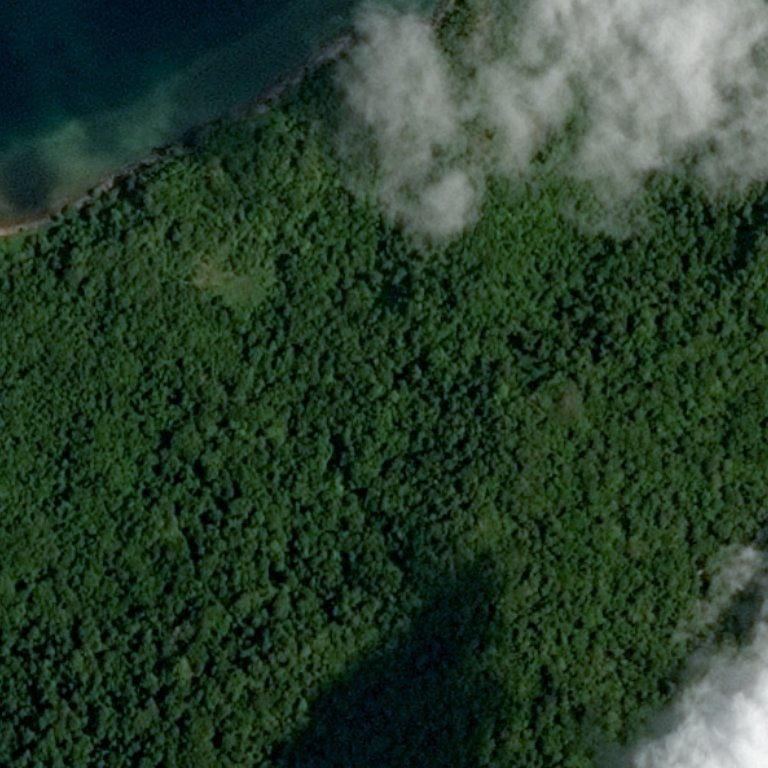
#> input picture Project_2_blending_obj_search/desert_forest/test_image_03.jpg, 768 x 768 px; the run also reads 1 picture not shown here
$ jupyter execute --allow-errors Project_2.ipynb
#> lines starting #> are read from the running program, lines starting #| are printed output that depends on the picture
# Задача №1 - Лес или пустыня?

Часто при анализе изображений местности необходимо понять ее характер. В частности, если определить, что на изображении преобладет вода, то имеет смысл искать корабли на таком изображении. Если на картинке густой лес, то, возможно, это не лучшая зона для посадки дрона или беспилотника.

Задача - написать программу, которая будет отличать лес от пустыни.

Примеры изображений:
<table><tr>
    <td>  </td>
    <td>  </td>
</tr></table>

[cell 1]
import cv2
import numpy as np
import matplotlib.pyplot as plt
import os

[cell 2]
img_1 = cv2.imread('desert_forest/test_image_03.jpg')
#> img_1 is the input picture: shape (768, 768, 3); mean B, G, R 44.3, 62.5, 41.4
img_2 = cv2.imread('desert_forest/test_image_10.jpg')
image_1 = cv2.cvtColor(img_1.copy(), cv2.COLOR_BGR2RGB)
image_2 = cv2.cvtColor(img_2.copy(), cv2.COLOR_BGR2RGB)

# grayscale
gray_1 = cv2.cvtColor(image_1.copy(), cv2.COLOR_RGB2GRAY)
gray_2 = cv2.cvtColor(image_2.copy(), cv2.COLOR_RGB2GRAY)

## Гистограммы

### Посмотрим для начала на метод анализа изображения через Гимстограммы ###

Так что такое гистограмма? Можно рассматривать гистограмму как график, который дает общее представление о распределении интенсивности изображения. Это график со значениями пикселей (от $0$ до $255$, не всегда) по оси $X$ и соответствующим количеством пикселей в изображении по оси $Y$.

Это просто еще один способ понять образ. Глядя на гистограмму изображения, мы получам представление о контрасте, яркости, распределении интенсивности и т.д. этого изображения. Почти все инструменты обработки изображений сегодня предоставляют функции на гистограмме.

Можно увидеть изображение и его гистограмму. Примечание: эта гистограмма нарисована для изображения в оттенках серого, а не для цветного изображения. Левая область гистограммы показывает количество темных пикселей на изображении, а правая область показывает количество ярких пикселей. На гистограмме видно, что темная область больше, чем яркая, а количество полутонов (значения пикселей в среднем диапазоне, скажем, около $127$) намного меньше, чем остального.

[cell 3]
plt.figure(figsize=(8 ,6), constrained_layout=True)

plt.subplot(221)
plt.imshow(image_1)
plt.title('Исходное изображение forest'), plt.axis('off')

plt.subplot(222)
hist, bins = np.histogram(image_1.ravel(), 256, [0, 256])
#> hist = 256 values, max 60212 at index 0, min 0 at index 249, mean 6912; bins = 257 values from 0 to 256
plt.plot(hist, color='r')
print(np.argmax(hist))
#| 0
plt.title('Гистограмма освещенности зеленого канала forest')

plt.subplot(223)
plt.imshow(image_2)
plt.title('Исходное изображение desert'), plt.axis('off')

plt.subplot(224)
hist, bins = np.histogram(image_2.ravel(), 256, [0, 256])
#> hist = 256 values, max 36796 at index 144, min 0 at index 243, mean 6912
plt.plot(hist, color='r')
print(np.argmax(hist))
#| 144
plt.title('Гистограмма освещенности зеленого канала desert')


plt.show()
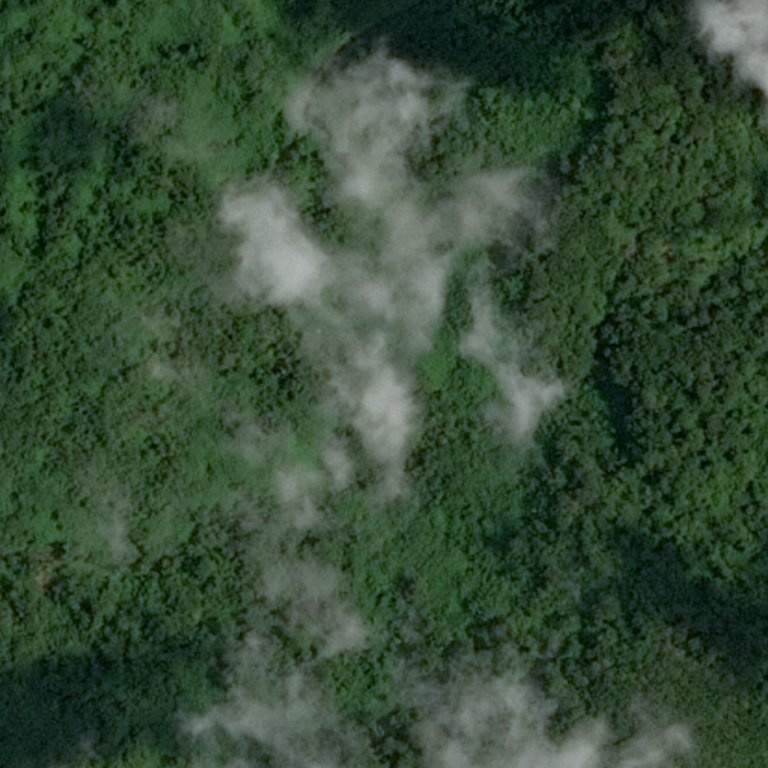
#> input picture Project_2_blending_obj_search/desert_forest/test_image_00.jpg, 768 x 768 px
#> further down, img is the input picture: shape (768, 768, 3); mean B, G, R 54, 75.5, 54

[cell 4]
def forest_vs_desert(image):
    hist, _ = np.histogram(image.ravel(), 256, [0, 256])
    if np.argmax(hist) < 70:
        return 'It is a forest'
    else:
        return 'It is a desert'

[cell 5]
folder_path = "desert_forest"
numbers = [f"{i:02}" for i in range(17)]

fig, axes = plt.subplots(4, 4, figsize=(10, 10))

#> (the rest of this cell did not finish here and is left out)

#> in forest_vs_desert, `hist, _ = np.histogram(image.ravel(), 256, [0, 256])`: hist = 256 values, max 25794 at index 52, min 0 at index 183, mean 6912
    ax.axis('off')

plt.tight_layout()
plt.show()

# Задача №2 - Реализовать Image-blending на основе сшивки по градиентам

Задача - взять фото двух лиц, и с помощью метода Poisson image editing совместить глаза, нос и рот с первого изображения со вторым. Суть в том, что при использовании такого метода границы совмещенного изображения не видны.

Статья, где описан метод

Patrick Pérez, Michel Gangnet, and Andrew Blake. 2003. Poisson image editing. ACM Trans. Graph. 22, 3 (July 2003), 313–318. https://doi.org/10.1145/882262.882269

Пример такого совмещения:

[cell 6]
source = cv2.imread('blending/blending_1.jpg')
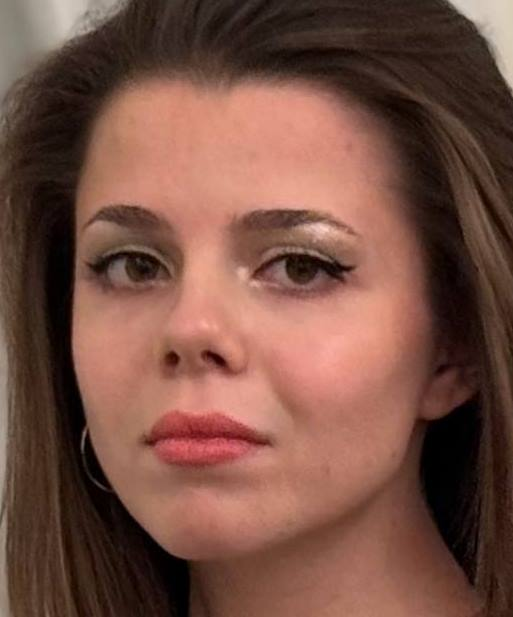
#> input picture Project_2_blending_obj_search/blending/blending_1.jpg, 513 x 617 px
#> source is the input picture: shape (617, 513, 3); mean B, G, R 67.1, 79.5, 118.7
target = cv2.imread('blending/blending_2.jpg')
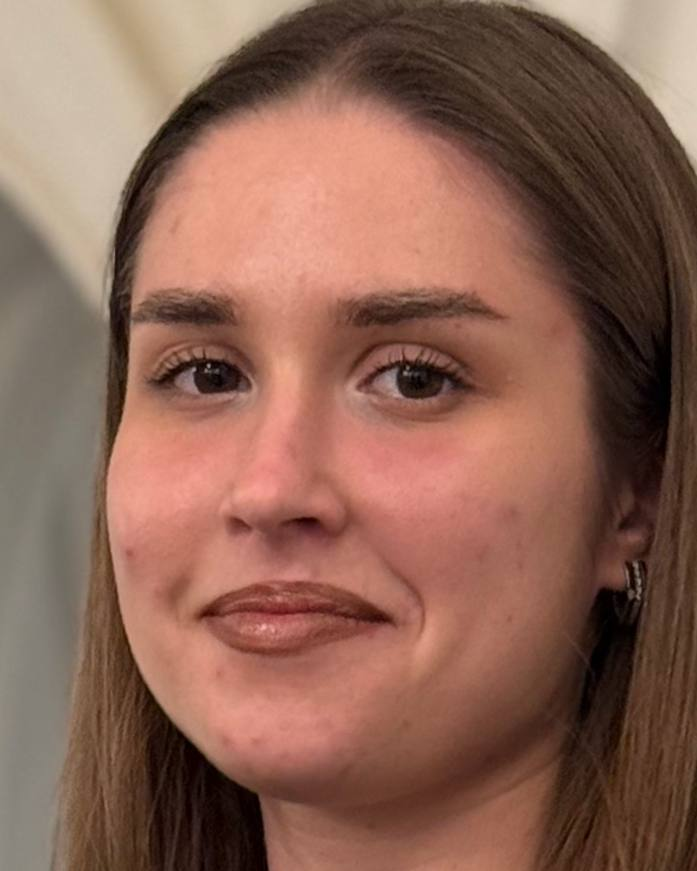
#> input picture Project_2_blending_obj_search/blending/blending_2.jpg, 697 x 871 px
#> target is the input picture: shape (871, 697, 3); mean B, G, R 83.7, 99, 139.1
mask = cv2.imread('blending/blending_mask.jpg', 0)
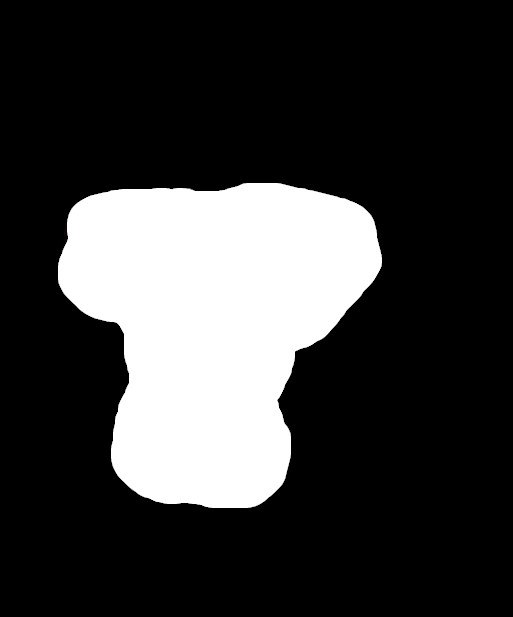
#> input picture Project_2_blending_obj_search/blending/blending_mask.jpg, 513 x 617 px

height, width = source.shape[:2]

target = cv2.resize(target, (width, height))
#> target: shape (617, 513, 3)
mask = cv2.resize(mask, (width, height))

# Блендинг Пуассона
result = cv2.seamlessClone(source, target, mask, (235, 350), cv2.NORMAL_CLONE) # координата подобрана вручную

source = cv2.cvtColor(source, cv2.COLOR_BGR2RGB)
target = cv2.cvtColor(target, cv2.COLOR_BGR2RGB)
result = cv2.cvtColor(result, cv2.COLOR_BGR2RGB)

fig, axes = plt.subplots(1, 3, figsize=(15, 5))

axes[0].imshow(source)
axes[0].axis('off')
axes[0].set_title('Подружка 1')

axes[1].imshow(target)
axes[1].axis('off')
axes[1].set_title('Подружка 2')

axes[2].imshow(result)
axes[2].axis('off')
axes[2].set_title('Подружки вместе')

plt.show()

# Задача №3 - Найти клетки

Даны снимки раковых клеток. Существует задача - определить стадию рака клетки по такому изображению. Для того, чтобы подойти к решению классификации рака клетки, необходимо сначала подготовить данные.

Исходные изображения в реальных задачах могут быть очень большого размера (более 20000 px). Однако из визуального анализа можно заметить, что большая часть этих снимков пустая и не несет в себе полезную информацию.

Задача - выделить небольшие ячейки изображений из исходного так, чтобы на ячейках было только изображение клетки.

Пример исходного изображения и нарезанных ячеек клетки.

В качестве аргументов у функции будут значения:
1. исходное изображние;
2. размер ячейки;
3. количество ячеек.

[cell 7]
# вспомогательная функция
# [16 lines left out: function plot_one_image, not called in this run]

[cell 8]
# вспомогательная функция
def plot_transform_result(src_image, transform_image, is_gray=False):
    """
    Отрисовать с помощью plt исходное изображение и его преобразование.

    :param src_image: np.ndarray: исходное изображение
    :param transform_image: np.ndarray: преобразованное изображение
    :param is_gray: bool: флаг для отображения ЧБ изображений
    :return: None
    """
    fig, m_axs = plt.subplots(1, 2, figsize=(6.4*2, 4.8*2), constrained_layout=False)
    ax1, ax2 = m_axs

    cmap = 'gray' if is_gray else None
    ax1.set_title('Исходное изображение')
    ax1.imshow(src_image, cmap=cmap)
    ax1.set_xticks([]), ax1.set_yticks([])
    ax2.set_title('Результат преобразования')
    ax2.imshow(transform_image, cmap=cmap)
    ax2.set_xticks([]), ax2.set_yticks([])
    plt.show()

Столкнулись с проблемой, что когда размеры изображения нацело не делятся на высоту полоски, нижняя часть объекта игнорируется и остается непокрытой квадратами. Чтобы избежать этого достроим изображение до подходящих размеров.

[cell 9]
def extra_boarders(image, size):
    height, width = image.shape

    new_height = (size[0] - (height % size[0])) % size[0]
    new_width = (size[1] - (width % size[1])) % size[1]

    new_image = np.full((height + new_height, width + new_width), 255, dtype=image.dtype)
    new_image[:height, :width] = image

    return new_image

### Идея решения:
Делим изображение на полоски. На каждой полоске считаем площадь заполненных пикселей (получаем распределение площади по полоскам).
В соответствии с распределением площадей распределяем общее количесво квадратов по полоскам.
На каждой полоске выделяем кластеры (сгустки пикселей). Кадый кластер покрываем группой квадратов.
Проверяем, чтобы центр группы квадратов совпадал с центром сгустка, и убираем накладывающиеся друг на друга квадраты. Готово. Попробуем это реализовать

[cell 10]
img = cv2.imread('cells/train2_1.jpeg', 0)
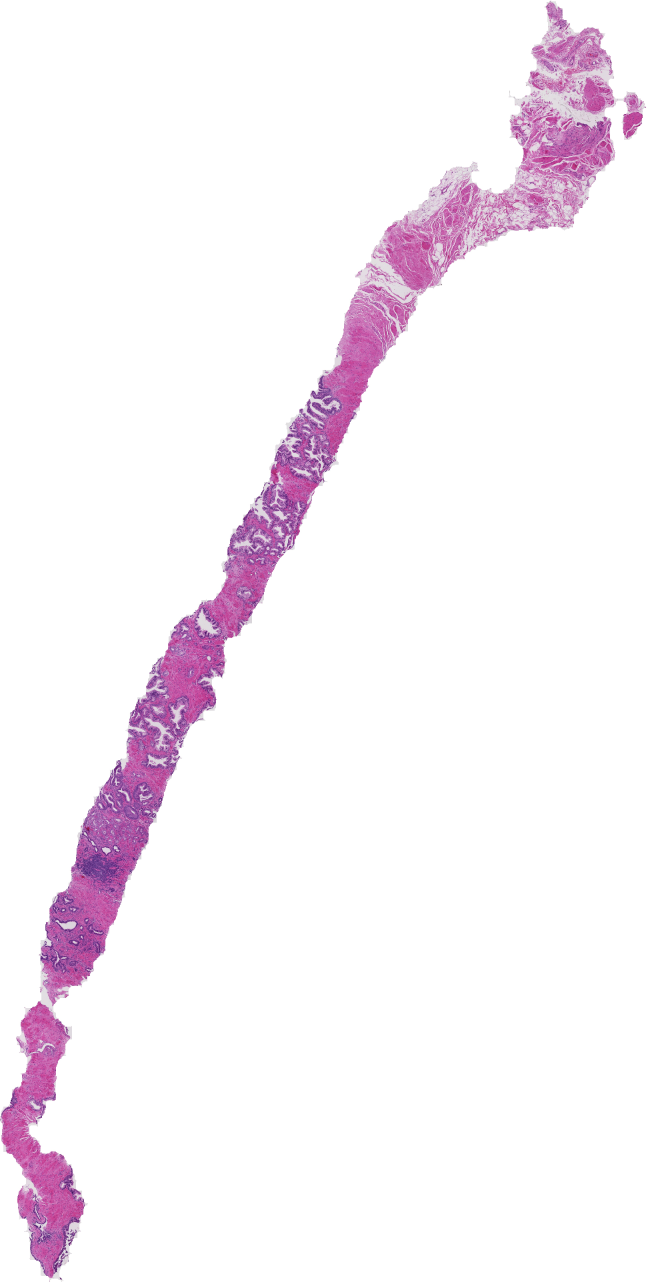
#> input picture Project_2_blending_obj_search/cells/train2_1.jpeg, 3880 x 7688 px (shown at 1/6 size)
#> img: shape (7688, 3880)
size = (250, 250)
new_img = extra_boarders(img, size)
plot_transform_result(img, new_img)

### Нарежем теперь наше изображение на полоски одинаковой ширины

[cell 11]
def cut_in_lines(image, size):
    lines = []
    lines_count = image.shape[0] // size[0]

    for i in range(lines_count):
        line = image[i * size[0]:(i + 1) * size[0], :]
        lines.append(line)

    return lines, lines_count

[cell 12]
img = cv2.imread('cells/train0_1.jpeg', 0)
size = (250, 250)
#> (the rest of this cell did not finish here and is left out)

plot_one_image(lines[0], 'Line 1')
plot_one_image(lines[1], 'Line 2')
plot_one_image(lines[2], 'Line 3')

[cell 13]
def normalization(lines):
    lines_square = np.array([len(np.where(line < 255)[0]) for line in lines])

    total = np.sum(lines_square)

    if total == 0:
        return np.zeros_like(lines_square)

    lines_square_norm = lines_square / total

    return lines_square_norm

#> (a cell that did not finish here is left out)

### На каждой полоске определим кластеры (сгустки пикселей). Каждый такой сгусток будем поотдельности покрывать группой идущих подряд квадратов

[cell 15]
def find_clusters(line, threshold=0.5):
    binary = np.zeros_like(line)
    binary[line < 250] = 1

    pixel_distribution = np.sum(binary, axis=0)
    if np.max(pixel_distribution) == 0:
        return []

    normalized_distribution = pixel_distribution / np.max(pixel_distribution)

    centers = []
    in_cluster = False
    cluster_indices = []

    for x, value in enumerate(normalized_distribution):
        if value > threshold:
            in_cluster = True
            cluster_indices.append(x)
        else:
            if in_cluster:
                center_x = int(np.mean(cluster_indices))
                centers.append((center_x, len(cluster_indices)))
                cluster_indices = []
                in_cluster = False

    if in_cluster and cluster_indices:
        center_x = int(np.mean(cluster_indices))
        centers.append((center_x, len(cluster_indices)))

    return centers

#> (a cell that did not finish here is left out)

### Определим каким будет распределение квадратов в полоске

[cell 17]
def distribute_squares(centers, parts_line, image_width, size):
    if not centers:
        return []

    sorted_centers = sorted(centers, key=lambda x: x[1], reverse=True)
    if len(sorted_centers) > parts_line:
        sorted_centers = sorted_centers[:parts_line]

    total_length = sum([length for _, length in sorted_centers])
    if total_length == 0:
        return []

    lengths_proportions = [length / total_length for _, length in sorted_centers]
    square_lengths = [round(prop * parts_line) for prop in lengths_proportions]

    square_coordinates = []
    for index, (center_x, length) in enumerate(sorted_centers):
        num_squares = square_lengths[index]
        if num_squares == 0:
            continue

        step = length // num_squares if num_squares > 0 else length
        half_num_squares = num_squares // 2

        for j in range(num_squares):
            offset = (j - half_num_squares) * step if num_squares % 2 == 1 else (j - half_num_squares + 0.5) * step

            start_x = max(0, center_x - size[1] // 2 + int(offset))
            start_x = min(start_x, image_width - size[1])

            square_coordinates.append((start_x, 0, start_x + size[1], size[0]))

    return square_coordinates

[cell 18]
parts_arr = np.array([40] * 16)
#> (the rest of this cell did not finish here and is left out)

[cell 19]
def remove_overlapping_squares(square_coordinates):
    non_overlapping_squares = []

    for new_square in square_coordinates:
        x1, y1, x2, y2 = new_square
        overlap = False
        for existing_square in non_overlapping_squares:
            ex1, ey1, ex2, ey2 = existing_square
            if not (x2 <= ex1 or x1 >= ex2 or y2 <= ey1 or y1 >= ey2):
                overlap = True
                break
        if not overlap:
            non_overlapping_squares.append(new_square)

    return non_overlapping_squares

[cell 20]
def draw_squares(image, squares):
    output_image = cv2.cvtColor(image, cv2.COLOR_GRAY2BGR)

    for (x1, y1, x2, y2) in squares:
        cv2.rectangle(output_image, (x1, y1), (x2, y2), (255, 0, 0), 7)

    return output_image

### Напишем пайплайн всего алгоритма, для быстрого тестирования разных изображений клеток

[cell 21]
def find_parts(image, size, parts_count):
    image = extra_boarders(image, size)

    lines, lines_count = cut_in_lines(image, size)
    lines_square_norm = normalization(lines)

    parts_arr = np.array([parts_count] * lines_count)
    parts_distr = np.round(parts_arr * lines_square_norm).astype(int)

    square_coordinates = []
    for i in range(len(lines)):
        parts_line = int(parts_distr[i])
        line = lines[i]

        centers = find_clusters(line)

        squares = distribute_squares(centers, parts_line, image.shape[1], size)
        squares = [(x1, i * size[0] + y1, x2, i * size[0] + y2) for (x1, y1, x2, y2) in squares]
        square_coordinates.extend(squares)

    non_overlapping_squares = remove_overlapping_squares(square_coordinates)

    output_image = draw_squares(image, non_overlapping_squares)

    return output_image

[cell 22]
fig, axes = plt.subplots(2, 3, figsize=(10, 7))

for ax, filename in zip(axes.ravel(), os.listdir('cells/')):
    img = cv2.imread(f'cells/{filename}', 0)
    size = (250, 250)
    parts_count = 40
    result_img = find_parts(img, size, parts_count)
#> in find_parts, `lines, lines_count = cut_in_lines(image, size)`: lines = 31 items; lines_count = 31
#> in normalization, `lines_square = np.array([len(np.where(line < 255)[0]) for line in line..`: lines_square = 31 values, max 218120 at index 5, min 29306 at index 30, mean 96768.3
#> in normalization, `total = np.sum(lines_square)`: total = 2999818
#> in normalization, `lines_square_norm = lines_square / total`: lines_square_norm = 31 values, max 0.0727 at index 5, min 0.00977 at index 30, mean 0.0323
#> in find_parts, `parts_arr = np.array([parts_count] * lines_count)`: parts_arr = 31 values from 40 to 40
#> in find_parts, `parts_distr = np.round(parts_arr * lines_square_norm).astype(int)`: parts_distr = 31 values, max 3 at index 4, min 0 at index 30, mean 1.23
#> the loop in find_parts, `for i in range(len(lines)):` made 31 passes
#> (parts_line, sorted_centers in distribute_squares, total_length in distribute_squares, lengths_proportions in distribute_squares, square_lengths in distribute_squares, squares) on passes 1 to 4: (1, [(3341, 117)], 117, [1], [1], [(3216, 0, 3466, 250)]), (2, [(3431, 464)], 464, [1], [2], [(3190, 250, 3440, 500), (3422, 250, 3672, 500)]), (2, [(3393, 548), (3805, 92)], 640, [0.856, 0.144], [2, 0], [(3131, 500, 3381, 750), (3405, 500, 3655, 750)]), (2, [(3395, 552)], 552, [1], [2], [(3132, 750, 3382, 1000), (3408, 750, 3658, 1000)])
#> after the loop in find_parts, `for i in range(len(lines)):`: square_coordinates = 38 items, first 6: (3216, 0, 3466, 250), (3190, 250, 3440, 500), (3422, 250, 3672, 500), (3131, 500, 3381, 750), (3405, 500, 3655, 750), (3132, 750, 3382, 1000)
#> the loop in remove_overlapping_squares, `for new_square in square_coordinates:` made 38 passes
#> after the loop in remove_overlapping_squares, `for new_square in square_coordinates:`: non_overlapping_squares = 36 items, first 6: (3216, 0, 3466, 250), (3190, 250, 3440, 500), (3131, 500, 3381, 750), (3405, 500, 3655, 750), (3132, 750, 3382, 1000), (3408, 750, 3658, 1000)
#> the loop in draw_squares, `for (x1, y1, x2, y2) in squares:` made 36 passes
    # plot_one_image(result_img, f"Клетка {filename[5]}")
    ax.imshow(result_img)
    ax.set_title(f"Клетка {filename[5]}")
    ax.axis('off')

plt.tight_layout()
plt.show()
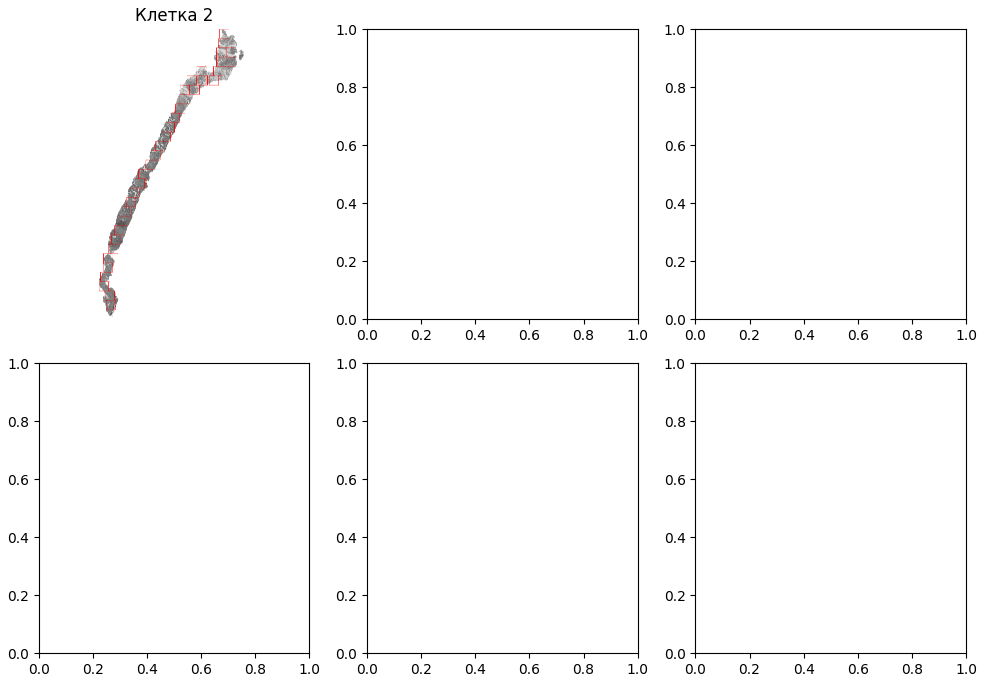
#> figure drawn by matplotlib, 1 panel; B, G, R data is drawn as R, G, B
